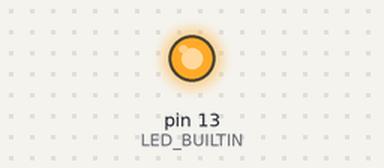
Bench run of a sketch on a simulated Arduino Uno, built with avr-gcc and run on an emulated ATmega328P. Parts: output pins drawn as LEDs (lit = HIGH).

Above: at 0.1 s.
At 37.1 s:
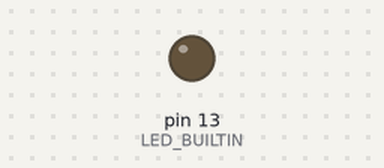
Timing chart, 0 to 38.6 s (numbered marks = the images above):
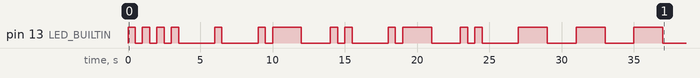

The sketch:

Hello_World_Morse_Code.ino
```cpp
void setup() {
  // put your setup code here, to run once:
  pinMode(LED_BUILTIN, OUTPUT);

}

void loop() {
  // put your main code here, to run repeatedly:
  //H
  short_burst();
  short_burst();
  short_burst();
  short_burst();

  delay(2000);

  //E
  short_burst();

  delay(2000);

  //L
  short_burst();
  long_burst();
  short_burst();
  short_burst();

  delay(2000);

  //L
  short_burst();
  long_burst();
  short_burst();
  short_burst();

  delay(2000);

  //O
  long_burst();
  long_burst();
  long_burst();

  delay(2000);

  //W
  short_burst();
  long_burst();
  long_burst();

  delay(2000);

  //O
  long_burst();
  long_burst();
  long_burst();

  delay(2000);

  //R
  short_burst();
  long_burst();
  short_burst();

  delay(2000);

  //L
  short_burst();
  long_burst();
  short_burst();
  short_burst();

  delay(2000);

  //D
  long_burst();
  short_burst();
  short_burst();

  delay(2000);
}

void short_burst() {
  digitalWrite(LED_BUILTIN, HIGH);
  delay(500);
  digitalWrite(LED_BUILTIN, LOW);
  delay(500);
}

void long_burst() {
  digitalWrite(LED_BUILTIN, HIGH);
  delay(2000);
  digitalWrite(LED_BUILTIN, LOW);
  delay(2000);
}
```

Measured:
- by itself, pin 13 (LED_BUILTIN): LOW → HIGH at 0.00 s, → LOW 0.50 s later, → HIGH 0.50 s later, → LOW 0.50 s later, … (32 changes in this stretch)
